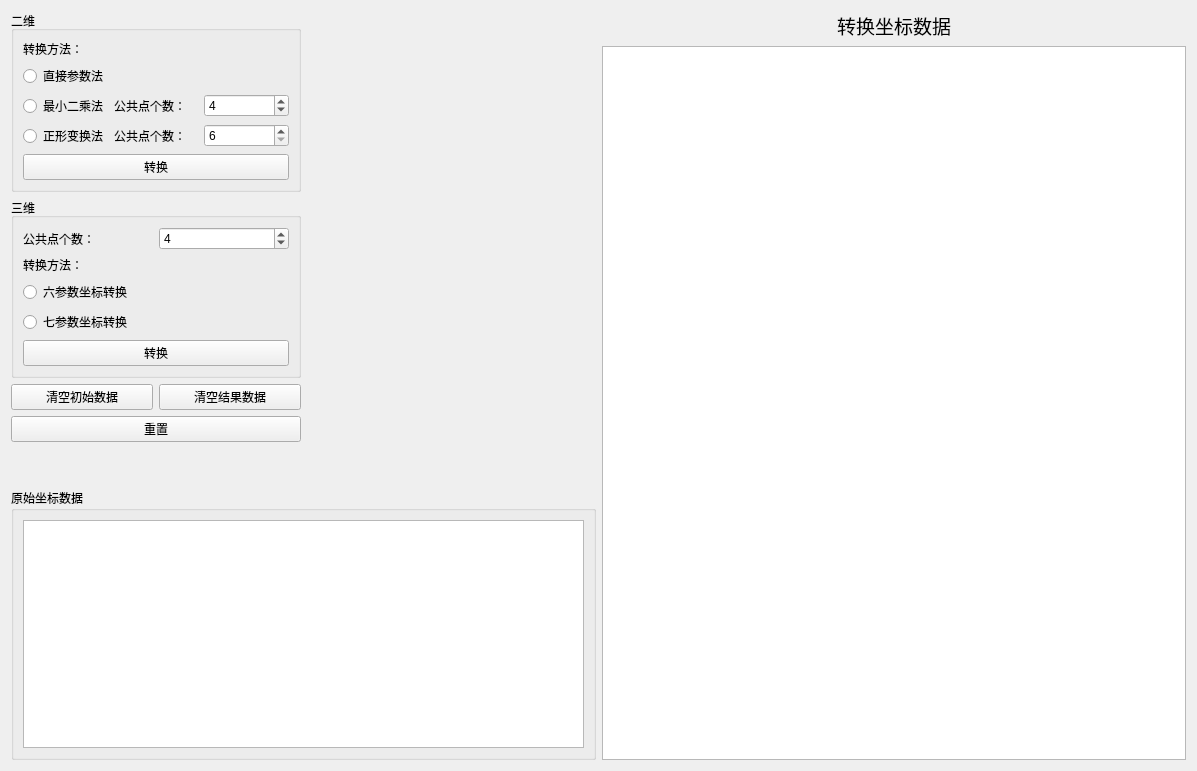
<?xml version="1.0" encoding="UTF-8"?>
<ui version="4.0">
 <class>Form</class>
 <widget class="QWidget" name="Form">
  <property name="geometry">
   <rect>
    <x>0</x>
    <y>0</y>
    <width>1197</width>
    <height>771</height>
   </rect>
  </property>
  <property name="windowTitle">
   <string>Form</string>
  </property>
  <layout class="QHBoxLayout" name="horizontalLayout_7">
   <item>
    <layout class="QVBoxLayout" name="verticalLayout_6">
     <item>
      <layout class="QHBoxLayout" name="horizontalLayout_2">
       <item>
        <layout class="QVBoxLayout" name="verticalLayout_5">
         <item>
          <widget class="QGroupBox" name="groupBox">
           <property name="title">
            <string>二维</string>
           </property>
           <layout class="QVBoxLayout" name="verticalLayout_2">
            <item>
             <layout class="QVBoxLayout" name="verticalLayout_7">
              <item>
               <widget class="QLabel" name="label_5">
                <property name="text">
                 <string>转换方法：</string>
                </property>
               </widget>
              </item>
              <item>
               <widget class="QRadioButton" name="radioButton_DirectPara_2">
                <property name="text">
                 <string>直接参数法</string>
                </property>
               </widget>
              </item>
              <item>
               <layout class="QHBoxLayout" name="horizontalLayout_5">
                <item>
                 <widget class="QRadioButton" name="radioButton_LeastSquare_2">
                  <property name="text">
                   <string>最小二乘法</string>
                  </property>
                 </widget>
                </item>
                <item>
                 <widget class="QLabel" name="label_6">
                  <property name="text">
                   <string>公共点个数：</string>
                  </property>
                 </widget>
                </item>
                <item>
                 <widget class="QSpinBox" name="spinBox_leastSquares">
                  <property name="readOnly">
                   <bool>false</bool>
                  </property>
                  <property name="minimum">
                   <number>3</number>
                  </property>
                  <property name="maximum">
                   <number>10000</number>
                  </property>
                  <property name="value">
                   <number>4</number>
                  </property>
                 </widget>
                </item>
               </layout>
              </item>
              <item>
               <layout class="QHBoxLayout" name="horizontalLayout_6">
                <item>
                 <widget class="QRadioButton" name="radioButton_LeastSquare_3">
                  <property name="text">
                   <string>正形变换法</string>
                  </property>
                 </widget>
                </item>
                <item>
                 <widget class="QLabel" name="label_7">
                  <property name="text">
                   <string>公共点个数：</string>
                  </property>
                 </widget>
                </item>
                <item>
                 <widget class="QSpinBox" name="spinBox_conformalTransFormat">
                  <property name="readOnly">
                   <bool>false</bool>
                  </property>
                  <property name="minimum">
                   <number>6</number>
                  </property>
                  <property name="maximum">
                   <number>10000</number>
                  </property>
                  <property name="value">
                   <number>6</number>
                  </property>
                 </widget>
                </item>
               </layout>
              </item>
             </layout>
            </item>
            <item>
             <widget class="QPushButton" name="button_twoCoorTran">
              <property name="text">
               <string>转换</string>
              </property>
             </widget>
            </item>
           </layout>
          </widget>
         </item>
         <item>
          <widget class="QGroupBox" name="groupBox_2">
           <property name="title">
            <string>三维</string>
           </property>
           <layout class="QVBoxLayout" name="verticalLayout_4">
            <item>
             <layout class="QVBoxLayout" name="verticalLayout_3">
              <item>
               <layout class="QHBoxLayout" name="horizontalLayout">
                <item>
                 <widget class="QLabel" name="label_8">
                  <property name="text">
                   <string>公共点个数：</string>
                  </property>
                 </widget>
                </item>
                <item>
                 <widget class="QSpinBox" name="spinBox_threeDiss">
                  <property name="readOnly">
                   <bool>false</bool>
                  </property>
                  <property name="minimum">
                   <number>3</number>
                  </property>
                  <property name="maximum">
                   <number>10000</number>
                  </property>
                  <property name="value">
                   <number>4</number>
                  </property>
                 </widget>
                </item>
               </layout>
              </item>
              <item>
               <widget class="QLabel" name="label_4">
                <property name="text">
                 <string>转换方法：</string>
                </property>
               </widget>
              </item>
              <item>
               <widget class="QRadioButton" name="radioButton_sixPara">
                <property name="text">
                 <string>六参数坐标转换</string>
                </property>
               </widget>
              </item>
              <item>
               <widget class="QRadioButton" name="radioButton_sevenPara">
                <property name="text">
                 <string>七参数坐标转换</string>
                </property>
               </widget>
              </item>
             </layout>
            </item>
            <item>
             <widget class="QPushButton" name="button_threeCoorTran">
              <property name="text">
               <string>转换</string>
              </property>
             </widget>
            </item>
           </layout>
          </widget>
         </item>
         <item>
          <layout class="QHBoxLayout" name="horizontalLayout_4">
           <item>
            <widget class="QPushButton" name="button_clearSourceData">
             <property name="text">
              <string>清空初始数据</string>
             </property>
            </widget>
           </item>
           <item>
            <widget class="QPushButton" name="button_clearResult">
             <property name="text">
              <string>清空结果数据</string>
             </property>
            </widget>
           </item>
          </layout>
         </item>
         <item>
          <widget class="QPushButton" name="button_reset">
           <property name="text">
            <string>重置</string>
           </property>
          </widget>
         </item>
         <item>
          <spacer name="verticalSpacer_2">
           <property name="orientation">
            <enum>Qt::Vertical</enum>
           </property>
           <property name="sizeHint" stdset="0">
            <size>
             <width>20</width>
             <height>40</height>
            </size>
           </property>
          </spacer>
         </item>
        </layout>
       </item>
       <item>
        <widget class="QLabel" name="label">
         <property name="font">
          <font>
           <family>Segoe UI Historic</family>
           <pointsize>16</pointsize>
           <weight>50</weight>
           <italic>false</italic>
           <bold>false</bold>
           <underline>false</underline>
           <strikeout>false</strikeout>
          </font>
         </property>
         <property name="cursor">
          <cursorShape>ArrowCursor</cursorShape>
         </property>
         <property name="mouseTracking">
          <bool>false</bool>
         </property>
         <property name="text">
          <string/>
         </property>
         <property name="pixmap">
          <pixmap>../source/icon/icon_科学.png</pixmap>
         </property>
         <property name="alignment">
          <set>Qt::AlignCenter</set>
         </property>
        </widget>
       </item>
      </layout>
     </item>
     <item>
      <widget class="QGroupBox" name="groupBox_3">
       <property name="font">
        <font>
         <family>楷体</family>
         <pointsize>9</pointsize>
         <weight>50</weight>
         <bold>false</bold>
        </font>
       </property>
       <property name="title">
        <string>原始坐标数据</string>
       </property>
       <layout class="QHBoxLayout" name="horizontalLayout_3">
        <item>
         <widget class="QTableView" name="tableView_source"/>
        </item>
       </layout>
      </widget>
     </item>
    </layout>
   </item>
   <item>
    <layout class="QVBoxLayout" name="verticalLayout">
     <item>
      <widget class="QLabel" name="label_3">
       <property name="font">
        <font>
         <family>楷体</family>
         <pointsize>14</pointsize>
        </font>
       </property>
       <property name="text">
        <string>转换坐标数据</string>
       </property>
       <property name="alignment">
        <set>Qt::AlignCenter</set>
       </property>
      </widget>
     </item>
     <item>
      <widget class="QTableView" name="tableView_result"/>
     </item>
    </layout>
   </item>
  </layout>
 </widget>
 <resources/>
 <connections/>
</ui>
